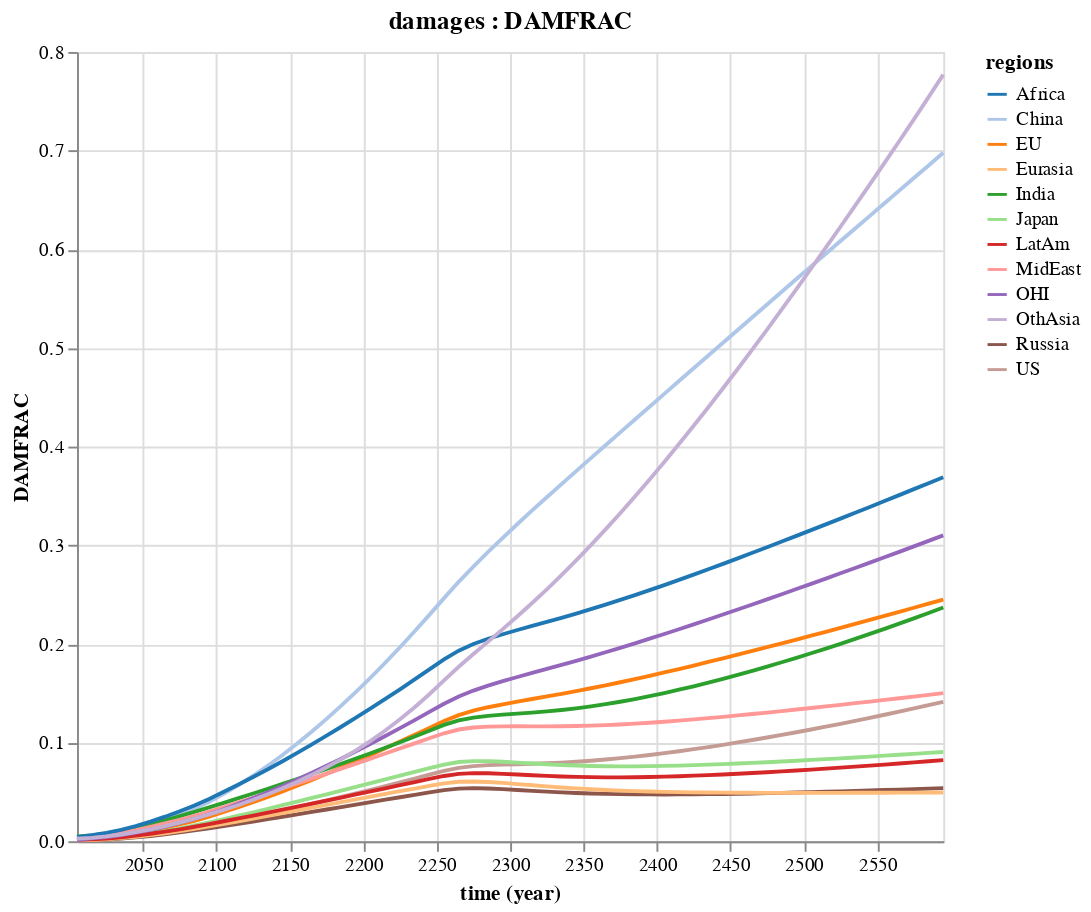

Notebook code cell kept with this figure:
### Markdown cell above
Note how the `DAMFRAC` variable in the `damage` component in RICE has a region index, and how the plot automatically shows the values for each region separately.

### Code cell
Mimi.plot(m_rice, :damages, :DAMFRAC)

### Figure 1 — Vega-Lite specification as saved in the notebook (floating-point values rounded to 4 significant figures; data arrays with more than 128 entries replaced by an {"elided": "..."} marker saying what was removed)
{"$schema": "https://vega.github.io/schema/vega-lite/v2.0.json", "data": {"values": {"elided": "720 records"}}, "description": "plot for a specific component variable pair", "encoding": {"color": {"field": "regions", "scale": {"scheme": "category20"}, "type": "nominal"}, "x": {"field": "time", "timeUnit": "utcyear", "type": "temporal"}, "y": {"field": "DAMFRAC", "type": "quantitative"}}, "height": 410, "mark": {"type": "line"}, "title": "damages : DAMFRAC", "width": 450}
